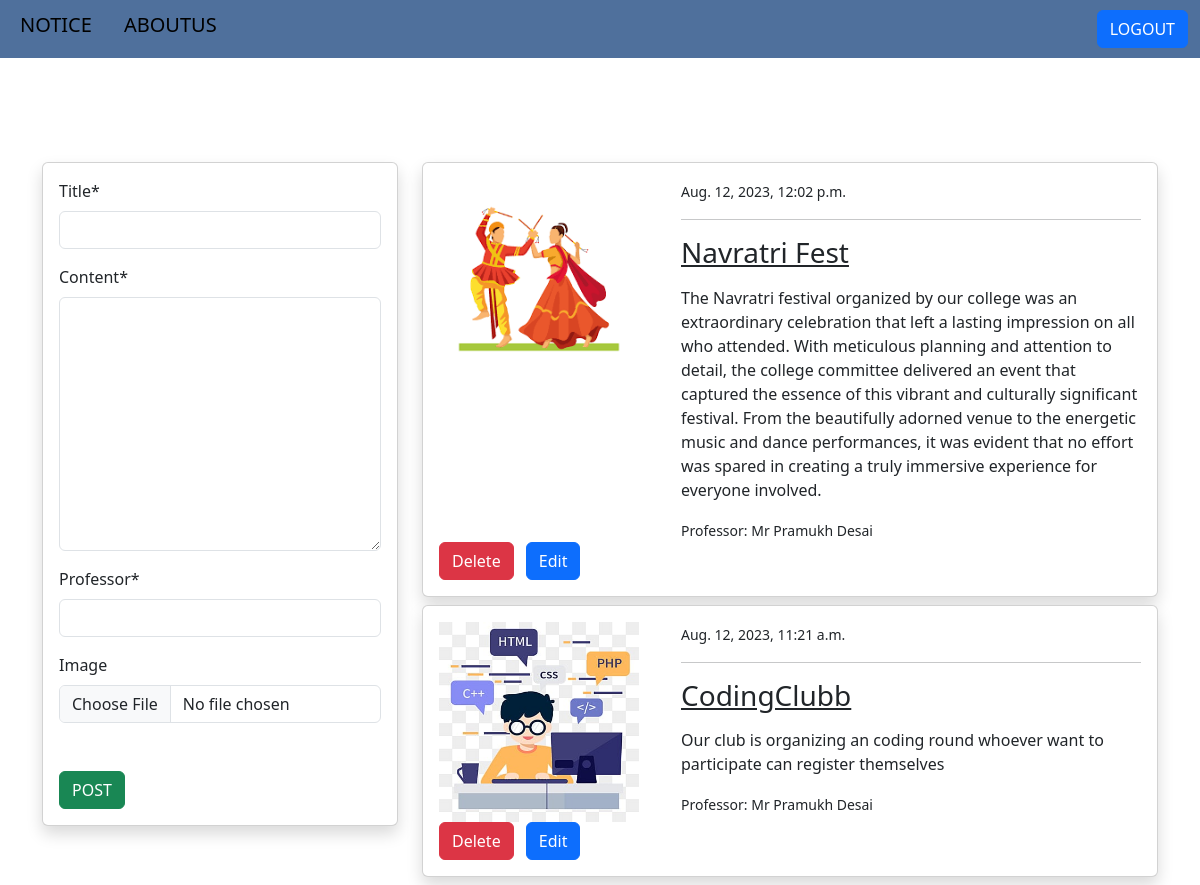
/notice/notice/, run on the app's committed database.
### notice/models.py (models this page shows, shortened)
class postmodel(models.Model):
    title = models.CharField(max_length=100)
    content = models.TextField()
    Professor = models.CharField(max_length=100)
    image=models.ImageField(upload_to='upload/',null=True,blank=True,validators=[FileExtensionValidator(['png','jpg'])])
    date_created = models.DateTimeField(auto_now_add=True)
    class Meta:
        ordering = ('-date_created',)

### notice/views.py (the view)
# urls.py: path('notice/',views.index,name='Notice'),
def index(request):
    posts = postmodel.objects.all()
    if request.method == 'POST':
        form = PostModelForm(request.POST,files=request.FILES)
        if form.is_valid():
            form.save()
        return redirect('Notice')
    else:
         form = PostModelForm()
    context ={
        'posts' : posts,
        'form' : form,
    }
    return render(request,'notice/index.html',context)

### notice/forms.py
class PostModelForm(forms.ModelForm):
    class Meta:
        model = postmodel
        fields = ('title','content','Professor','image')

### TEMPLATES/notice/index.html (shortened to what this page needs)
{% extends 'partials/base.html' %}
{% load crispy_forms_tags %}
{% block content %}
    <div class="container">
        <div class="row mt-5 pt-5">
            <div class="col-md-4">
                <div class="card shadow my-2">
                    <div class="card-body">
                        <form method="POST" enctype="multipart/form-data">
                            {{form |crispy}}
                            <div class="mt-5 d-grid gap-2 d-md-block">
                            <input type="submit" value="POST" class="btn btn-block btn-success" >
                            </div>
                        </form>
                    </div>
                </div>
            </div>
            <div class="col-md-8">
                {% for post in posts %}
                <div class="card shadow my-2">
                    <div class="card-body">
                        <div class="row">
                           <div class="col-md-4">
                              <img src="{{post.image.url}}" class="img-responsive" width="200" height="200">
                            </div>
                            <div class="col-md-8">
                                <small>{{post.date_created}}</small>
                                <hr>
                                <a class ="h3"href="{%url 'blog-post-detail' post.id%}">{{post.title}}</a>
                                <p class="text-justify my-3">{{post.content}}</p>
                                <small>Professor: {{post.Professor}}</small>
                            </div>
                             <div class="col-md-4">
                                <span><a class="btn btn-danger "
                                    href="{% url 'blog-post-delete' post.id %}">Delete</a></span>
                                <span><a class="btn btn-primary mx-2 "
                                    href="{% url 'blog-post-edit' post.id %}">Edit</a></span>
                            </div>
                        </div>
                    </div>
                </div>
                {% endfor %}
            </div>
        </div>
    </div>
{% endblock  %} >

### TEMPLATES/partials/base.html (shortened to what this page needs)
<!doctype html>
<html lang="en">
  <head>
    <link href="https://cdn.jsdelivr.net/npm/bootstrap@5.3.1/dist/css/bootstrap.min.css" rel="stylesheet">
  </head>
  <body>
    {% include 'partials/nav.html' %}
    {% block content %}
    {% endblock %}
</body>
</html>

### TEMPLATES/partials/nav.html (shortened to what this page needs)
<nav class="navbar navbar-expand-lg navbar-primary  fixed-top">
    <div class="container-fluid">
      <div class="collapse navbar-collapse" id="navbarSupportedContent">
        <ul class="navbar-nav me-auto mb-2 mb-lg-0">
          <li class="nav-item">
            <a class="nav-link active navbar-brand mb-0 h1" aria-current="page" href="{% url 'Notice' %}">NOTICE</a>
          </li>
          <li class="nav-item">
            <a class="nav-link navbar-brand mb-2 h1 " href="{% url 'ABoutus' %}">ABOUTUS</a>
          </li>
        </ul>
        <a class="btn btn-primary" href="{% url 'logout' %}">LOGOUT</a>
      </div>
    </div>
  </nav>

### TEMPLATES/partials/nav.html (style rules this page uses)
.navbar { position: fixed; display: flex; justify-content: space-between; align-items: center; background-color: #4F709C; color: white; position: sticky; top: 0; font-size: larger; }

### data on the page
postmodel: image (picture), date_created "Aug. 12, 2023, 12:02 p.m.", title "Navratri Fest", content "The Navratri festival organized by our college was an extraordinary celebration that left a lasting impression on all who attended. With meticulous planning and attention to detail, the college committee delivered an event that captured the essence of this vibrant and culturally significant festival. From the beautifully adorned venue to the energetic music and dance performances, it was evident that no effort was spared in creating a truly immersive experience for everyone involved.", Professor "Mr Pramukh Desai"
postmodel: image (picture), date_created "Aug. 12, 2023, 11:21 a.m.", title "CodingClubb", content "Our club is organizing an coding round whoever want to participate can register themselves", Professor "Mr Pramukh Desai"
